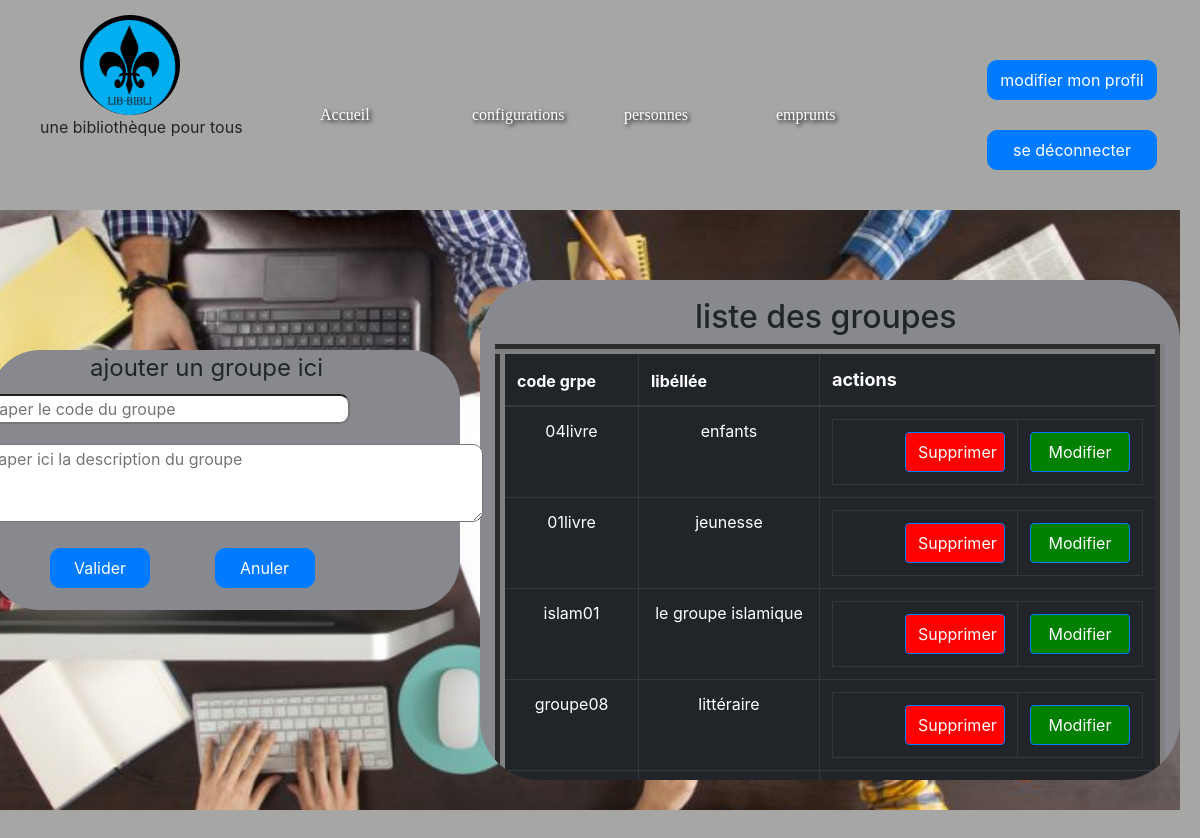
Page /projet_gestion_bibli/html/groupe.php on the committed database.
### tables this page shows
CREATE TABLE IF NOT EXISTS `groupe` (
  `code_grp` varchar(60) NOT NULL,
  `libelle_grp` varchar(300) NOT NULL,
  PRIMARY KEY (`code_grp`),
  UNIQUE KEY `codedoc_UNIQUE` (`code_grp`),
  UNIQUE KEY `libelledoc_UNIQUE` (`libelle_grp`)
);

### projet_gestion_bibli/html/groupe.php (the view, shortened to what this page needs)
<?php
require 'function.php';
$requete="SELECT*FROM groupe";
$prepare=$cd->prepare($requete);
$execute=$prepare->execute();
$affiche=$prepare->FETCH(PDO::FETCH_ASSOC);
?>
<!DOCTYPE html>
<html>
<head>
<link rel="stylesheet" type="text/css" href="../css/menu.css">
<link rel="stylesheet" href="../css/css.css">
<link rel="stylesheet" href="../css/bootstrap.min.css">
</head>
<body style=" background-color:rgb(166, 167, 164);">
<img src="../images/LIB-BIBLI.jpg"  style="width:100px;height:100px;float:left;margin-left:80px;margin-top:15px;border-radius:100px"/>
<p style="clear:both;flaot:flet;margin-left:40px;margin-bottom:-1100px">  une bibliothèque pour tous </p>
<div class="menu" >
	<ul>
	<li><a href="index_ad.php? mat_ad=<?php echo$_SESSION['mat_ad'];?>">Accueil</a></li>
		<li><a href="">configurations</a>
	</li>
	<li><a href="">  personnes</a>
	</li>
	<li><a href=""> emprunts</a>
	</li>
</ul></div>
<div style="width:260px;height:150px;border-radius:60px;;clear:both;float:right;margin-top:-190px">
<a href="modif_ad.php? x=<?php echo $_SESSION['mat_ad']?>"><input class="btn btn-primary" type="submit" name="modifier" value="modifier mon profil" style="border-radius:10px;margin-left:47px;margin-bottom:30px;margin-top:40px;height:40px;width:170px"/>
<a href="deconnexion.php"><input  class="btn btn-primary" type="submit" name="deconnexion" value="se déconnecter" style="border-radius:10px;margin-left:47px;height:40px;width:170px"/></a>
</div>
			<div class="corps_groupe" style="">
					<aside class="ajout_groupe"  >
						<fieldset>
						<legend name="champ_ajout"style="margin-left:100px">
							ajouter un groupe ici
						</legend>
						<form method="POST" action="">
							<table border="0" width="400px" cellpadding="0px" cellspacing="23px" align="center" valign="center">
								<tr>
									<td colspan="2">
										<input type="text" name="code_grpe" placeholder="taper le code du groupe" class="ipt ipt_grpe" style="width:360px;border-radius:10px;margin-bottom:20px" />
									</td>
								</tr>
									<tr>
									<td colspan="2">
										<textarea name=" lb_grpe" cols="46px" rows="3px" placeholder="taper ici la description du groupe" style="border-radius:10px;margin-bottom:20px" ></textarea>
									</td>
									</tr>
									<tr>
										<td colspan="2">
											<input type="submit" name="ajouter_grpe" value="Valider" class=" btn_gpr btn_ajouter_grpe btn btn-primary" style="width:100px;height: 40px;;border-radius:10px"/>
											<input type="submit" name="annuler" value="Anuler"  class=" btn_gpr btn_annuler btn btn-primary" style="width:100px;height: 40px;;border-radius:10px"/>
										</td>
									</tr>
						</table>
						</form>
					</fieldset>
					</aside>
					<aside class="gestion_groupe">
					<div class="container">
  							<h2 style="margin-left:200px">liste des groupes</h2>
					<form method="POST" action="">
								<table class="table table-dark table-hover" border="10" width="700px" height="500px" align="center" cellpadding="20px" cellspacing="0px"  >
								<thead>
									<tr>
									<th width="200px" height="10px"  style="font-size: 18p;" >
										code grpe
									</th>
									<th width="300px" height="10px" align=" center" style="font-size: 18p;" >
										libéllée
									</th>
									<th width="200px" height="10px" align="center" style="font-size: 18px;" >
										actions
									</th>
									</tr>
								</thead>
								<tbody>
								<?php do{ ?>
								<tr>
									<td width="200px" height="40px" align="center">
									<?php echo $affiche['code_grp'];?>
									</td>
									<td width="300px" height="90px" align="center">
									<?php echo $affiche['libelle_grp'];?>
									</td>
									<td width="200px" height="40px" >
										<table border="1" width="100px" cellspacing="0" cellpadding="0"><tr><td>
										<a href="supprimer.php?  x=<?php echo $affiche['code_grp']?>  " >
											<input type="button" name="supprimer" value="Supprimer" style="background-color: red; height:40px" class="btn_suprimmer grpesupp btn_gpr btn btn-primary" />
									 	</a>
								</td><td>
										 <a href="modification.php?  x=<?php echo $affiche['code_grp'];?> " >
										<input type="button"  name="modifier" value="Modifier" style="background-color: green;height:40px" class="btn_modifier grpemod btn_gp btn btn-primary" />
										</a>
									</td>
								</tr>
								</table>
								</tr>
								<?php } while($affiche=$prepare->FETCH(PDO::FETCH_ASSOC));?>
								</tbody>
							</table>
								</form>
								</div>
					</aside>
			</div>
  </body>
</html>

### projet_gestion_bibli/css/menu.css (style rules this page uses)
.menu { float: right; margin-right: 195px; border-radius: 40px; width: 850px; height: 50px; background-color:rgb(136, 136, 143); margin-bottom: 60px; }
ul li { position: relative; list-style: none; float: left; margin-left: 10px; padding-left: 50px; }
ul li a { text-shadow: 2px 2px 4px #000000; font-family: cursive; display: block; line-height: 30px; width: 92px; color:white; text-decoration: none; }

### projet_gestion_bibli/css/css.css (style rules this page uses)
.corps_groupe { clear: both; float:right; margin-right: 196px; width: 850px; height: 1000px; }
.ajout_groupe { width: 470px; height: 260px; margin-top: 20px; margin-left: 170px; margin-bottom: 40px; padding-bottom: 50px; }
.gestion_groupe { width: 800px; height: 500px; margin-top: 20px; margin-left: 30px; margin-bottom: 40px; padding-top: 18px; border-radius: 60px; }
.btn { width: 100px; height: 20px; text-align: center; padding-bottom: 40px; }
.btn_gpr { width: 100px; height: 25px; margin-left: 60px; }
.ipt { width: 250px; height:30px ; }
.btn_modifier { background-color: green; color: white; }

### projet_gestion_bibli/html/groupe.php (style rules this page uses)
.corps_groupe { width:1200px; height: 600px; margin-right:20px; background-image:url(../images/Accueil2.jpg); background-size:cover; }
.menu { background-color:rgb(166, 167, 164); margin-top:100px; width: 700px; margin-right: 280px; }
.gestion_groupe { margin-top: -340px; margin-left: 500px; margin-bottom: 100px; padding-top: 18px; padding-bottom:60px; width:700px; overflow:scroll; background-color:rgb(136, 136, 143); }
.ajout_groupe { margin-top: 140px; margin-bottom: 10px; margin-left:10px; border-radius:50px; background-color:rgb(136, 136, 143); }

### rows in the picture
groupe: code_grp "04livre", libelle_grp "enfants"
groupe: code_grp "01livre", libelle_grp "jeunesse"
groupe: code_grp "islam01", libelle_grp "le groupe islamique"
groupe: code_grp "groupe08", libelle_grp "littéraire"
